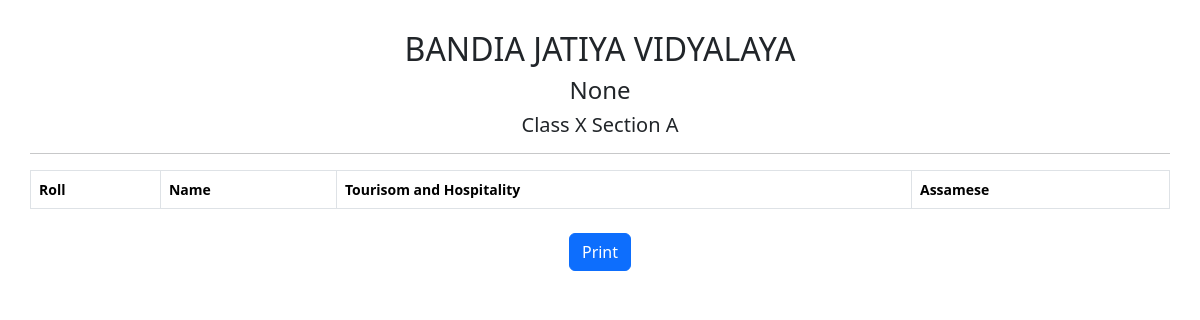
Page /print_exam_report?class_id=1 (signed in) on the committed database.
### application/model.py (models this page shows, shortened)
class SchoolClass(db.Model):
    __tablename__ = "classes"
    id = db.Column(db.Integer, primary_key=True)
    name = db.Column(db.String(20), nullable=False)
    section = db.Column(db.String(10), nullable=False)
    students = db.relationship("Student",back_populates="school_class",cascade="all, delete-orphan")
    subjects = db.relationship("Subject",back_populates="school_class",cascade="all, delete-orphan" )
    fee_types = db.relationship("FeeType",back_populates="school_class",cascade="all, delete-orphan")
    __table_args__ = (
        db.UniqueConstraint(
            "name",
            "section",
            name="unique_class_section"
        ),
    )

class Subject(db.Model):
    __tablename__ = "subjects"
    id = db.Column(db.Integer, primary_key=True)
    name = db.Column(db.String(50), nullable=False)
    class_id = db.Column(db.Integer,db.ForeignKey("classes.id"),nullable=False)
    school_class = db.relationship("SchoolClass",back_populates="subjects")
    exams = db.relationship("Exam", back_populates="subject",cascade="all, delete-orphan" )
    staff = db.relationship("Staff",back_populates="subject" , uselist = False )

### application/controler.py (the view)
@app.route("/print_exam_report")
@login_required
def print_exam_report():
    class_id = request.args.get("class_id")
    exam_name = request.args.get("exam_name")
    school_class = SchoolClass.query.get_or_404(class_id)
    subjects = Subject.query.filter_by(class_id=class_id).all()
    columns = [
        Student.roll_no,
        User.name
    ]
    for subject in subjects:
        columns.append(
            func.max(Mark.marks_obtained)
            .filter(Subject.id == subject.id)
            .label(subject.name)
        )
    results = (
        db.session.query(*columns)
        .join(User, Student.user_id == User.id)
        .join(Mark, Student.id == Mark.student_id)
        .join(Exam, Mark.exam_id == Exam.id)
        .join(Subject, Exam.subject_id == Subject.id)
        .filter(
            Student.class_id == class_id,
            Exam.name == exam_name
        )
        .group_by(
            Student.roll_no,
            User.name
        )
        .order_by(Student.roll_no.cast(db.Integer))
        .all()
    )
    return render_template(
        "admin/print_exam_report.html",
        school_class=school_class,
        exam_name=exam_name,
        subjects=subjects,
        results=results
    )

### application/controler.py (called while the page is built)
@login_manager.user_loader
def load_user(user_id):
    return User.query.get(int(user_id))

### templates/admin/print_exam_report.html (shortened to what this page needs)
<!DOCTYPE html>
<html>
<head>
<link href="https://cdn.jsdelivr.net/npm/bootstrap@5.3.3/dist/css/bootstrap.min.css"
rel="stylesheet">
</head>
<body>
<div class="text-center">
<h2>BANDIA JATIYA VIDYALAYA</h2>
<h4>{{ exam_name }}</h4>
<h5>
Class {{ school_class.name }}
Section {{ school_class.section }}
</h5>
<hr>
</div>
<table class="table table-bordered">
<thead>
<tr>
<th>Roll</th>
<th>Name</th>
{% for subject in subjects %}
<th>{{ subject.name }}</th>
{% endfor %}
</tr>
</thead>
</table>
<div class="text-center mt-4">
<button
class="btn btn-primary"
onclick="window.print()">
Print
</button>
</div>
</body>
</html>

### templates/admin/print_exam_report.html (style rules this page uses)
body { padding:30px; font-size:14px; }

### rows in the picture
SchoolClass: name "X", section "A"
Subject: name "Tourisom and Hospitality"
Subject: name "Assamese"

### other values in the picture
{{ exam_name }} "None"
